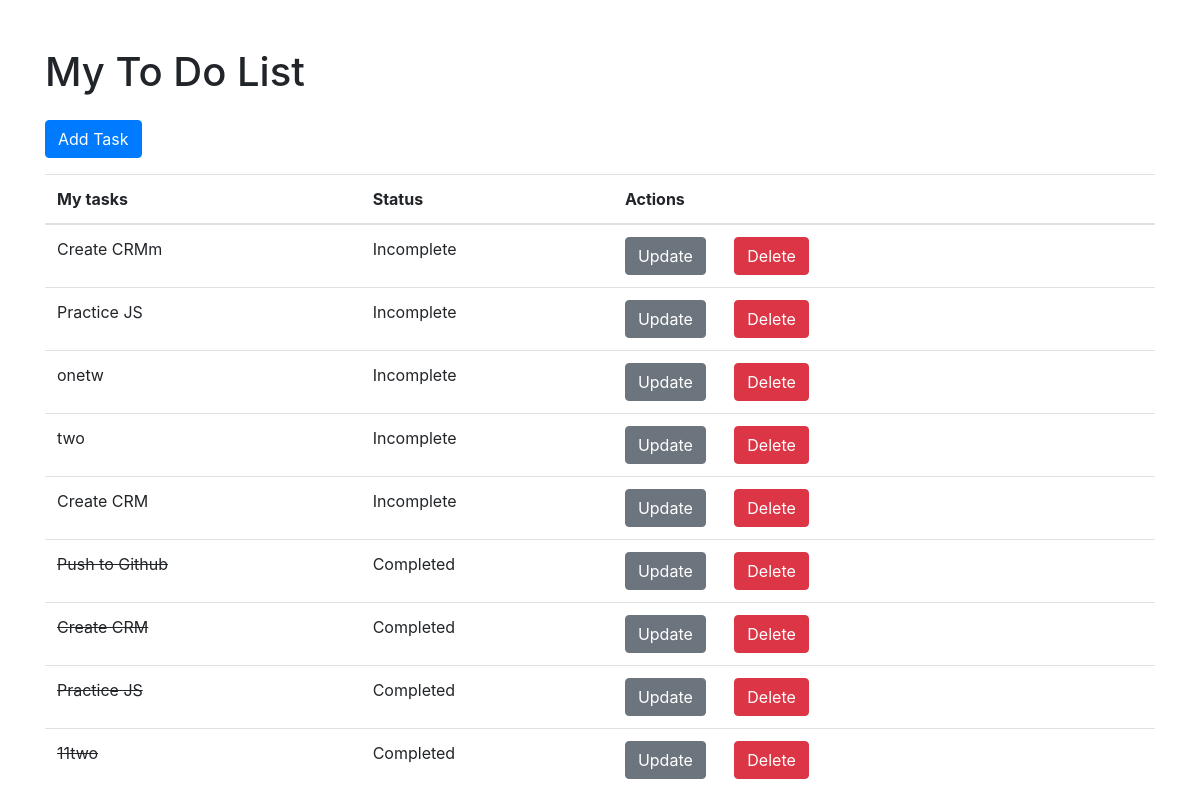
Before: / with the older database file.
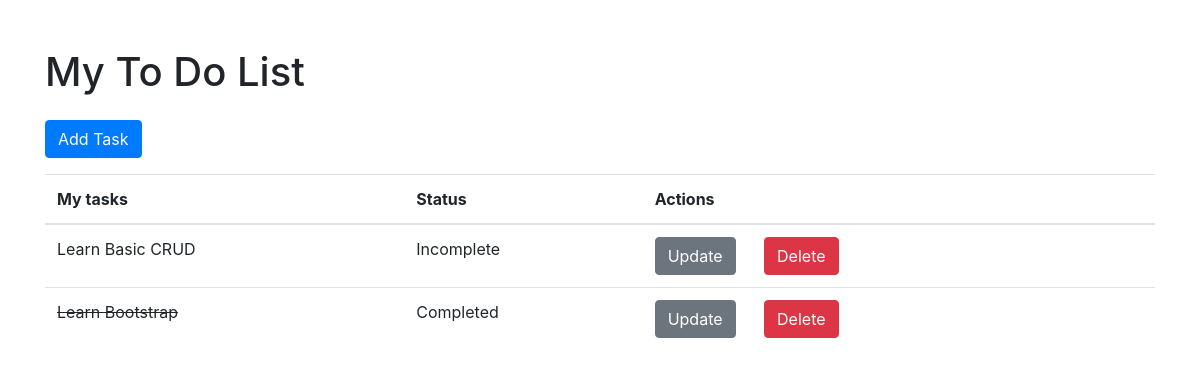
After: the same page with the newer database file.
### base/models.py (models this page shows, shortened)
class Task(models.Model):
    user=models.ForeignKey(User, on_delete=models.CASCADE,null=True,blank=True)
    title=models.CharField( max_length=50)
    description=models.TextField(null=True,blank=True)
    complete=models.BooleanField(default=False)
    create=models.DateTimeField(auto_now_add=True)
    class Meta:
      ordering=['complete']

### base/views.py (the view)
# urls.py: path("",views.taskList,name="home"),
def taskList(request):
    context={}
    data=Task.objects.all()
    form=TaskForm()
    if request.method=="POST":
        form=TaskForm(request.POST)
        if form.is_valid():
            form.save()
            return redirect("/")
    context['data']=data
    context['form']=form
    return render(request,'base/task_list.html',context)

### base/templates/base/task_list.html (shortened to what this page needs)
{% extends 'base/base.html' %} {% block content %}
<div class="container mt-5">
  <h1 class="mt-5">My To Do List</h1>
  <button onclick="openPopup()" class="btn btn-primary mt-3">Add Task</button>
  <table class="table mt-3">
    <thead>
      <tr>
        <th scope="col">My tasks</th>
        <th scope="col">Status</th>
        <th scope="col">Actions</th>
      </tr>
    </thead>
    <tbody>
      {% for task in data %}
      <tr>
        {% if task.complete %}
        <td><strike>{{ task.title }}</strike></td>
        <td>Completed</td>
        {% else %}
        <td>{{ task.title }}</td>
        <td>Incomplete</td>
        {% endif %}
        <td>
          <a href='{% url "updateTask" task.id %}' class="btn btn-secondary"
            >Update</a
          >
          <a href='{% url "deleteTask" task.id %}' class="mx-4 btn btn-danger"
            >Delete</a
          >
        </td>
      </tr>
      {% empty %}
      <tr>
        <td colspan="3">
          <h4>No To Do list created</h4>
        </td>
      </tr>
      {% endfor %}
    </tbody>
  </table>
</div>
{% endblock %}

### base/templates/base/base.html (shortened to what this page needs)
<!DOCTYPE html>
<html lang="en">
  <head>
    <link
      href="https://maxcdn.bootstrapcdn.com/bootstrap/4.5.2/css/bootstrap.min.css"
      rel="stylesheet"
    />
  </head>
  <body>
    {%block content%} {%endblock%}
  </body>
</html>

Changed rows visible on the page:
removed Task: title "Create CRMm"
removed Task: title "Practice JS"
removed Task: title "onetw"
removed Task: title "two"
removed Task: title "Create CRM"
removed Task: title "Push to Github"
removed Task: title "Create CRM"
removed Task: title "Practice JS"
removed Task: title "11two"
added Task: title "Learn Basic CRUD"
added Task: title "Learn Bootstrap"
